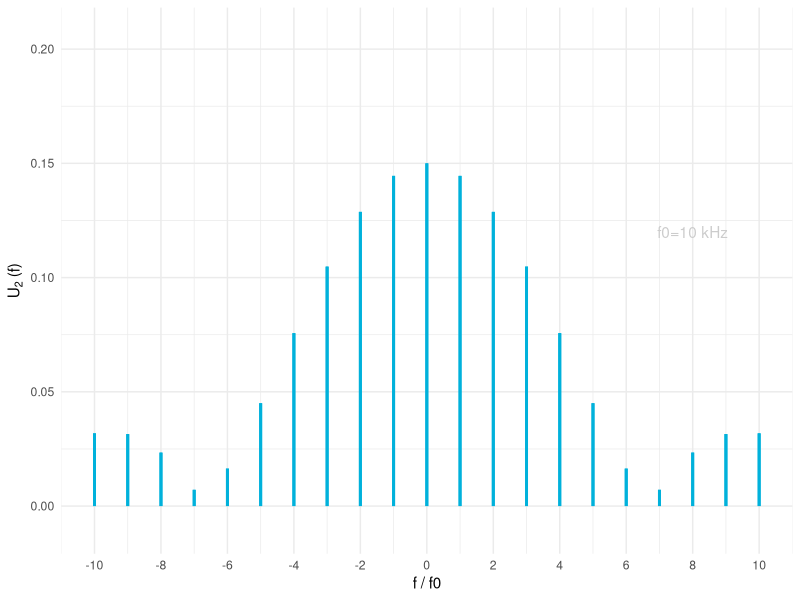

Here is the R script that generated this plot:
library(ggplot2)

outputName <- "Si_10kHz.pdf"
pdfWidth <- 10
pdfHeight <- pdfWidth * 0.618


T   <- 1/10 * 10^-3
tau <- 15 * 10^-6

f0 <- 1/T

U2 <- 1

m <- 10

amplitudes <- function(n) {

if(n == 0) { return( U2 * tau/T ) }

 p <- abs(    U2 * tau/T * sin(pi * n * tau/T) / (n * pi * tau/T))


}

line_xcoordinates <- c()
theoretical_ys <- c()
deltacounter <- 0

deltax  <- 1

for(i in 1:m) {

  deltacounter<-deltacounter+deltax
  line_xcoordinates <- c(line_xcoordinates, deltacounter)

  theoretical_ys <- c(theoretical_ys, amplitudes(i))


}

xlimits <- c(-10, 10)
xbreaks <- seq(-10, 10, 2)
#xlabels <- c(-5,-4,-3,-2,-1,0,"1", "2 [..1/(T0/2)]", "3", "4", "5")
xlabels <- xbreaks
ylimits <- c(-0.01, U2 * tau/T * 1.382)

xlabel <- "f / f0"
ylabel <- bquote("U"[2]~"(f)")


hsBlue <- "#00b1db"

p <- ggplot(data.frame(x=c(0,2)), aes(x=x)) +
    theme_minimal() +
    scale_x_continuous(limits = xlimits, breaks = xbreaks, labels=xlabels) +
    scale_y_continuous(limits = ylimits) +
    stat_function( fun = amplitudes, n = 4000, linetype=2, color = hsBlue) +
    xlab(xlabel) +
    ylab(ylabel) +

    annotate( "text", x=8, y=0.12, label=paste(c("f0=", f0/1000, " kHz"), collapse=""), color="gray80")



linewidth <- 1

for( i in 1:m ) {

    p <- p + geom_segment( x = line_xcoordinates[i], y = 0, xend = line_xcoordinates[i], yend = theoretical_ys[i] , color=hsBlue,   linetype="solid", size = linewidth)
    p <- p + geom_segment( x = -line_xcoordinates[i], y = 0, xend = -line_xcoordinates[i], yend = theoretical_ys[i] , color=hsBlue,   linetype="solid", size = linewidth)
}
p <- p + geom_segment( x = 0, y = 0, xend = 0, yend = amplitudes(0), color=hsBlue,   linetype="solid", size = linewidth)

pdf(outputName, pdfWidth, pdfHeight)
p
